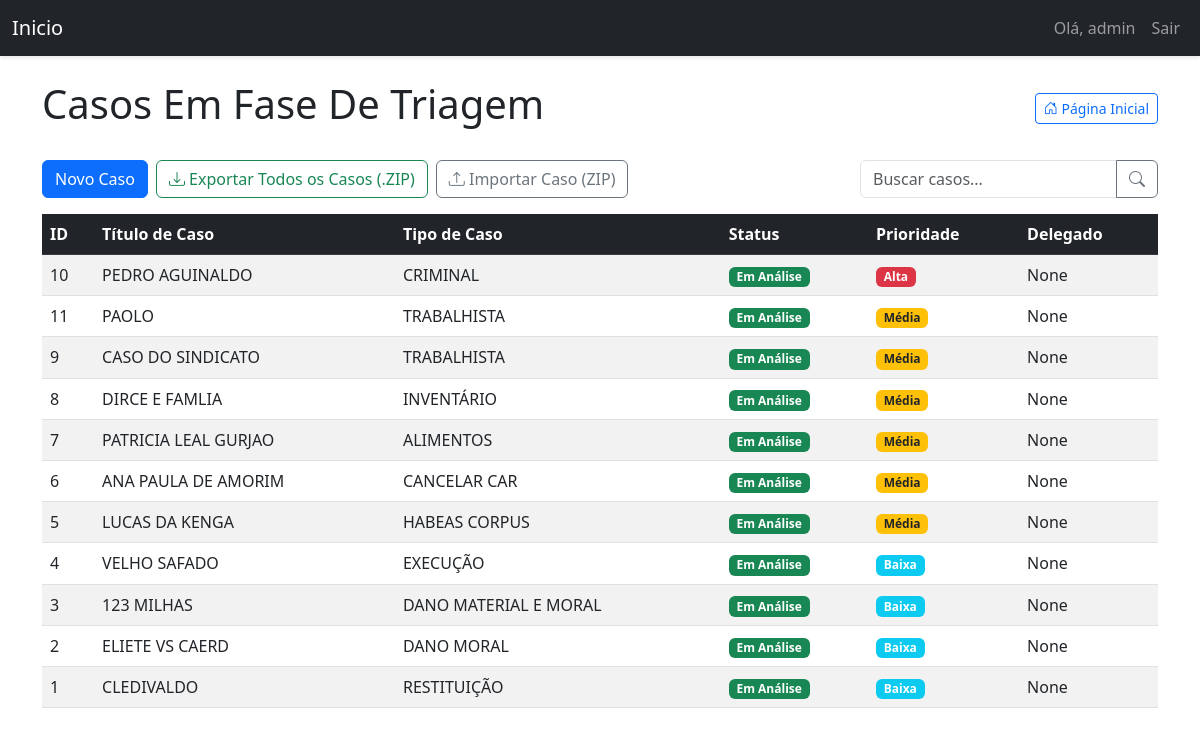
Before: /dashboard/ (signed in) with the older database file.
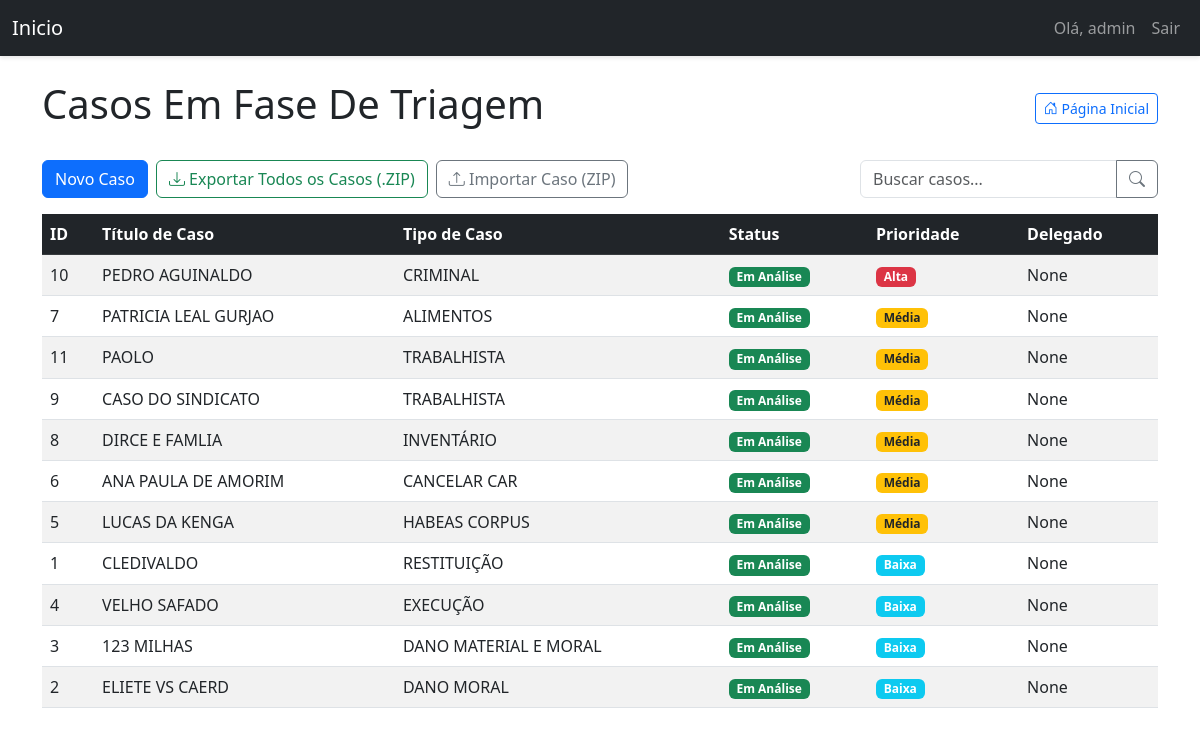
After: the same page with the newer database file.
### models.py (models this page shows, shortened)
class User(UserMixin, db.Model):
    id = db.Column(db.Integer, primary_key=True)
    username = db.Column(db.String(64), index=True, unique=True)
    email = db.Column(db.String(120), index=True, unique=True)
    password_hash = db.Column(db.String(128))
    is_admin = db.Column(db.Boolean, default=False)
    admin_id = db.Column(db.Integer, db.ForeignKey('user.id'), nullable=True)
    associados = db.relationship('User', backref=db.backref('admin', remote_side=[id]), lazy='dynamic')
    tickets = db.relationship('Ticket', backref='author', lazy='dynamic',
                              cascade="all, delete-orphan", foreign_keys='Ticket.user_id')
    delegated_tickets = db.relationship('Ticket', backref='delegado_user', lazy='dynamic',
                                        foreign_keys='Ticket.delegado_id')
    comments = db.relationship('Comment', backref='author', lazy='dynamic', cascade="all, delete-orphan")
    attachments = db.relationship('Attachment', backref='author', lazy='dynamic')
    appointments = db.relationship('Appointment', backref='user', lazy='dynamic', cascade="all, delete-orphan")
    advogados = db.relationship('Advogado', backref='owner_user', lazy='dynamic', cascade="all, delete-orphan")

class Ticket(db.Model):
    id = db.Column(db.Integer, primary_key=True)
    ticket_code = db.Column(db.String(30), unique=True)
    title = db.Column(db.String(140))
    description = db.Column(db.Text)
    case_number = db.Column(db.String(50))
    status = db.Column(db.String(20), default='Em Análise')
    priority = db.Column(db.String(20), default='Média')
    created_at = db.Column(db.DateTime, index=True, default=datetime.utcnow)
    updated_at = db.Column(db.DateTime, index=True, default=datetime.utcnow)
    user_id = db.Column(db.Integer, db.ForeignKey('user.id'))
    delegado_id = db.Column(db.Integer, db.ForeignKey('user.id'), nullable=True)
    delegado = db.relationship('User', foreign_keys=[delegado_id])
    comments = db.relationship('Comment', backref='ticket', lazy='dynamic', cascade="all, delete-orphan")
    attachments = db.relationship('Attachment', backref='ticket', lazy='dynamic', cascade="all, delete-orphan")
    todos = db.relationship('TodoItem', backref='ticket', lazy='dynamic', cascade="all, delete-orphan")

### triagem/routes/dashboard.py (the view)
@dashboard_bp.route('/')  # Rota vazia, que combina com o prefixo '/dashboard' em app.py
@login_required
def dashboard():
    search_term = request.args.get('search', '')
    query = Ticket.query
    if not current_user.is_admin:
        query = query.filter(
            (Ticket.user_id == current_user.id) |
            (Ticket.delegado_id == current_user.id)
        )
    if search_term:
        query = query.filter(
            (Ticket.title.ilike(f'%{search_term}%')) |
            (Ticket.case_number.ilike(f'%{search_term}%')) |
            (Ticket.description.ilike(f'%{search_term}%'))
        )
    status_order = {'Em Análise': 1, 'Em Espera': 2, 'Arquivado': 3}
    priority_order = {'Alta': 1, 'Média': 2, 'Baixa': 3}
    query = query.order_by(
        db.case(status_order, value=Ticket.status),
        db.case(priority_order, value=Ticket.priority),
        Ticket.updated_at.desc()
    )
    tickets = query.all()
    return render_template('dashboard.html', tickets=tickets, search_term=search_term)

### triagem/templates/dashboard.html (shortened to what this page needs)
{% extends "base.html" %}
{% block content %}
<div class="d-flex justify-content-between align-items-center mb-4 flex-wrap">
    <h1>Casos Em Fase De Triagem</h1>
    <a href="{{ url_for('main.index') }}" class="btn btn-outline-primary btn-sm">
        <i class="bi bi-house-door"></i> Página Inicial
    </a>
</div>
<div class="d-flex justify-content-between mb-3 flex-wrap gap-2">
    <div class="d-flex gap-2">
        {% if current_user.is_admin %}
            <a href="{{ url_for('ticket.create_ticket') }}" class="btn btn-primary">Novo Caso</a>
            <a href="{{ url_for('ticket_export_import.export_all_zip') }}" class="btn btn-outline-success">
                <i class="bi bi-download"></i> Exportar Todos os Casos (.ZIP)
            </a>
            <form id="importZipForm" method="POST" action="{{ url_for('ticket_export_import.import_ticket_zip') }}"
                  enctype="multipart/form-data" style="display:inline;">
                <button class="btn btn-outline-secondary" type="button" id="importZipBtn">
                    <i class="bi bi-upload"></i> Importar Caso (ZIP)
                </button>
            </form>
        {% endif %}
    </div>
    <form method="GET" action="{{ url_for('dashboard.dashboard') }}" class="d-flex ms-md-auto mt-2 mt-md-0">
        <div class="input-group">
            <input type="text" name="search" class="form-control" placeholder="Buscar casos..." value="{{ request.args.get('search', '') }}">
            <button class="btn btn-outline-secondary" type="submit">
                <i class="bi bi-search"></i>
            </button>
        </div>
    </form>
</div>
<div class="table-responsive">
    <table class="table table-striped table-hover" id="tickets-table">
        <thead class="table-dark">
            <tr>
                <th>ID</th>
                <th>Título de Caso</th>
                <th>Tipo de Caso</th>
                <th>Status</th>
                <th>Prioridade</th>
                <th>Delegado</th>
            </tr>
        </thead>
        <tbody>
            {% for ticket in tickets %}
            <tr class="clickable-row" data-href="{{ url_for('ticket.view_ticket', ticket_id=ticket.id) }}">
                <td>{{ ticket.id }}</td>
                <td>{{ ticket.title }}</td>
                <td>{{ ticket.case_number }}</td>
                <td>
                    <span class="badge
                        {% if ticket.status == 'Em Análise' %}bg-success
                        {% elif ticket.status == 'Em Espera' %}bg-warning text-dark
                        {% elif ticket.status == 'Arquivado' %}bg-secondary
                        {% else %}bg-info{% endif %}">
                        {{ ticket.status }}
                    </span>
                </td>
                <td>
                    <span class="badge
                        {% if ticket.priority == 'Alta' %}bg-danger
                        {% elif ticket.priority == 'Média' %}bg-warning text-dark
                        {% elif ticket.priority == 'Baixa' %}bg-info
                        {% else %}bg-secondary{% endif %}">
                        {{ ticket.priority }}
                    </span>
                </td>
                <td>{{ ticket.delegado }}</td>
            </tr>
            {% endfor %}
        </tbody>
    </table>
</div>
{% endblock %}

### triagem/templates/base.html (shortened to what this page needs)
<!DOCTYPE html>
<html lang="pt-BR">
<head>
    {% block styles %}
        <link rel="stylesheet" href="https://cdn.jsdelivr.net/npm/bootstrap-icons@1.8.0/font/bootstrap-icons.css">
        <link rel="stylesheet" href="{{ url_for('static', filename='css/triagem.css') }}">
        <link href="https://cdn.jsdelivr.net/npm/bootstrap@5.3.0/dist/css/bootstrap.min.css" rel="stylesheet">
    {% endblock %}
</head>
<body>
    <nav class="navbar navbar-expand-lg navbar-dark bg-dark">
        <div class="container-fluid">
            <a class="navbar-brand" href="{{ url_for('main.index') }}">Inicio</a>
            <div class="collapse navbar-collapse" id="navbarNav">
                <ul class="navbar-nav ms-auto">
                    {% if current_user.is_authenticated %}
                    <li class="nav-item">
                        <span class="nav-link">Olá, {{ current_user.username }}</span>
                    </li>
                    <li class="nav-item">
                        <a class="nav-link" href="{{ url_for('auth.logout') }}">Sair</a>
                    </li>
                    {% else %}
                    <li class="nav-item">
                        <a class="nav-link" href="{{ url_for('auth.login') }}">Login</a>
                    </li>
                    {% endif %}
                </ul>
            </div>
        </div>
    </nav>
    <div class="container mt-4">
        {% block content %}{% endblock %}
    </div>
</body>
</html>

### static/css/triagem.css (style rules this page uses)
body { background-color: #f8f9fa; padding-bottom: 50px; font-family: 'Open Sans', sans-serif; }
.navbar { box-shadow: 0 2px 4px rgba(0,0,0,.1); }
.table th { background-color: #f8f9fa; }
.badge { font-weight: 500; }
::placeholder { color: #6c757d; opacity: 1; }
.clickable-row { cursor: pointer; }

Changed rows visible on the page:
changed Ticket "PATRICIA LEAL GURJAO": moves up the list
changed Ticket "CLEDIVALDO": moves up the list
